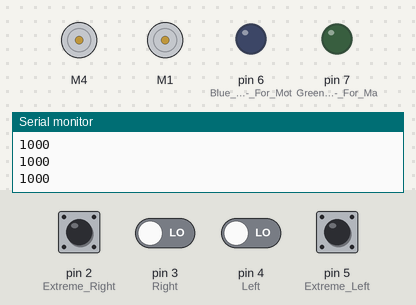
Bench run of a sketch on a simulated Arduino Uno, built with avr-gcc and run on an emulated ATmega328P. Parts: 2 × DC motor (green arrow = forward, orange = backward, longer = faster), output pins drawn as LEDs (lit = HIGH), the last lines printed to the serial monitor. Dashed ring = blinking. The test bench sets the inputs (shaded band); at power-on: pin 5 (Extreme_Left) HIGH, pin 2 (Extreme_Right), pin 3 (Right), pin 4 (Left) LOW.

Above: at 1.2 s.
1.3 s: pin 3 (Right) driven HIGH and pin 4 (Left) driven HIGH
At 2.45 s:
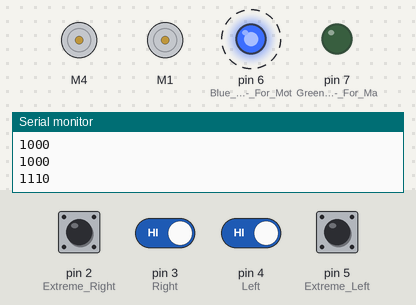
4.3 s: pin 5 (Extreme_Left) pulled LOW for 1 s
At 6.8 s:
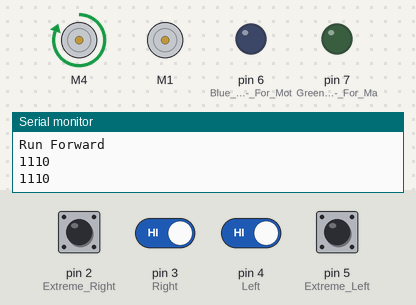
8.0 s: pin 3 (Right) driven LOW
At 8.86 s:
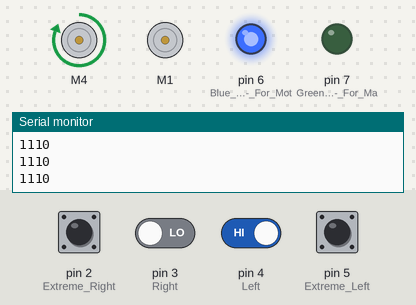
10.4 s: pin 3 (Right) driven HIGH
At 11.9 s:
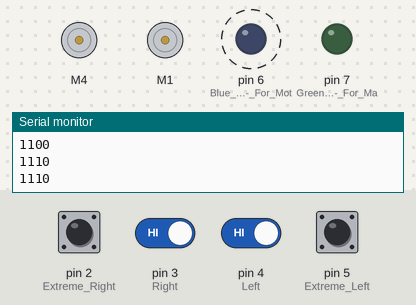
13.4 s: pin 4 (Left) driven LOW
At 13.96 s:
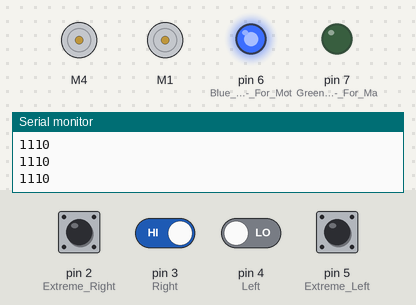
Timing chart, 0 to 16.4 s (numbered marks = the images above; inputs shaded):
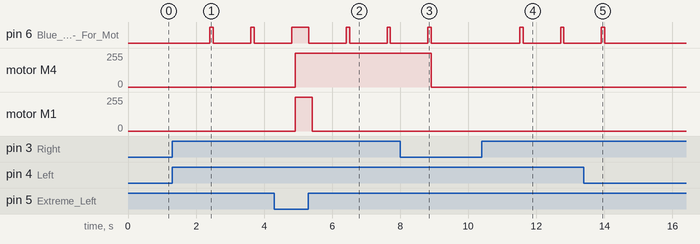

The sketch:

Loop.ino
```cpp
#include <Adafruit_MotorShield.h>

Adafruit_MotorShield AFMS = Adafruit_MotorShield();

Adafruit_DCMotor *Motor_Left = AFMS.getMotor(4);
Adafruit_DCMotor *Motor_Right = AFMS.getMotor(1);

int extreme_right_pin;
int right_pin;
int left_pin;
int extreme_left_pin;

int blue_led_pin;
int green_led_pin;


void setup() {
  Serial.begin(9600);
  if (!AFMS.begin()) {         // create with the default frequency 1.6KHz
  // if (!AFMS.begin(1000)) {  // OR with a different frequency, say 1KHz
    Serial.println("Could not find Motor Shield. Check wiring.");
    while (1);
  }
  Serial.println("Motor Shield found.");

  // Set the speed to start, from 0 (off) to 255 (max speed)
  Motor_Left->setSpeed(255);
  Motor_Right->setSpeed(255);
  pinMode(2,INPUT);  //Extreme Right
  pinMode(3, INPUT); //Right
  pinMode(4,INPUT);  //Left
  pinMode(5,INPUT);  //Extreme Left
  pinMode(6, OUTPUT); //Blue LED Module - For Motion
  pinMode(7, OUTPUT); //Green LED Module - For Magnetic
  pinMode(8, INPUT); //Magnetic Sensor
  pinMode(9, INPUT); //Ultrasonic Sensor
  pinMode(10, INPUT); //Time of Flight Sensor

}

void loop() {
  int extreme_right = digitalRead(5);
  int right = digitalRead(4);
  int left = digitalRead(3);
  int extreme_left = digitalRead(2);
  bool isMoving = false;
  bool isMagnetic = false;
  bool obstacle = false;
  Serial.print(extreme_right);
  Serial.print(right);
  Serial.print(left);
  Serial.println(extreme_left);
  if(extreme_right == 0 && right == 1 && left == 1 && extreme_left == 0 ){
    Serial.println("Run Forward");
    Motor_Right->run(FORWARD);
    Motor_Left->run(FORWARD);
    isMoving = true;
  }
  else if(extreme_right == 0  && right == 1 && left == 1 && extreme_left == 1){ //Turn Left
    delay(100);
    Motor_Left->run(RELEASE);
    delay(1000);
    isMoving = true;
  }
  else if(extreme_right == 1  && right == 1 && left == 1 && extreme_left == 0){ //Turn Right
    delay(100);
    Motor_Right->run(RELEASE);
    delay(1000);
    isMoving = true;
  }
  else if(extreme_right == 0 && right == 0 && left == 1 && extreme_left == 0) { //Turn slightly left
    Motor_Left->setSpeed(200);
    delay(250);
    isMoving = true;
    Motor_Left->setSpeed(250);
  }
  else if(extreme_right == 0 && right == 1 && left == 0 && extreme_left == 0) { //Turn slightly right
    Motor_Right->setSpeed(200);
    delay(50);
    isMoving = true;
    Motor_Right->setSpeed(250);
  }
  else if(extreme_right == 1 && right == 1 && left == 1 && extreme_left == 1){ //Turn Right at 1111 for time being
    delay(250);
    Motor_Right->run(RELEASE);
    delay(500);
    isMoving = true;
  }
  else{ //Stop Running
    Motor_Left->run(RELEASE);
    Motor_Right->run(RELEASE);
    isMoving = false;
  }

  if (isMoving){
    digitalWrite(6, HIGH);
    delay(100);
    digitalWrite(6, LOW);
  }

}
```

Measured:
- after the input at 1.3 s, pin 6 (Blue_LED_Module_-_For_Mot): alternates HIGH for 0.10 s and LOW for 1.1 s, starting after 1.1 s
- after the input at 4.3 s, motor M4: stopped → forward 255/255 after 0.61 s; motor M1: stopped → forward 255/255 after 0.61 s, → stopped 0.50 s later
- after the input at 8.0 s, pin 6 (Blue_LED_Module_-_For_Mot): goes on until 8.9 s, then stays LOW; motor M4: forward 255/255 → stopped after 0.91 s
- after the input at 10.4 s, pin 6 (Blue_LED_Module_-_For_Mot): alternates HIGH for 0.10 s and LOW for 1.1 s, starting after 1.1 s
- after the input at 13.4 s, pin 6 (Blue_LED_Module_-_For_Mot): goes on until 14.0 s, then stays LOW
